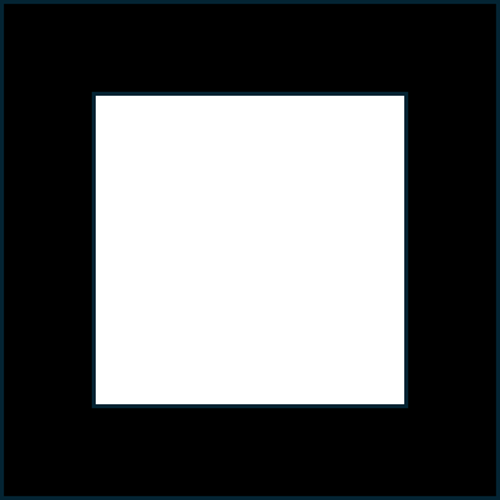
#> input picture Section-1/Picture1.png, 500 x 500 px
$ python 2_cnn.py   (older library calls are emulated)
#> lines starting #> are read from the running program, lines starting #| are printed output that depends on the picture
import cv2
import numpy as np

img = cv2.imread("Picture1.png")
#> img is the input picture: shape (500, 500, 3); mean B, G, R 99.6, 98.9, 97.3

kernel = np.array([[-1, 1]])

kernel2 = np.array([[-1],
                    [1]])

img2 = cv2.filter2D(img, cv2.CV_8U, kernel)
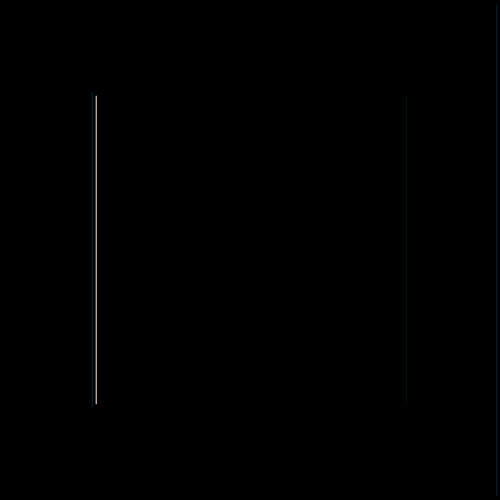
#> img2: shape (500, 500, 3); mean B, G, R 0.5, 0.4, 0.3
img3 = cv2.filter2D(img, cv2.CV_8U, kernel2)
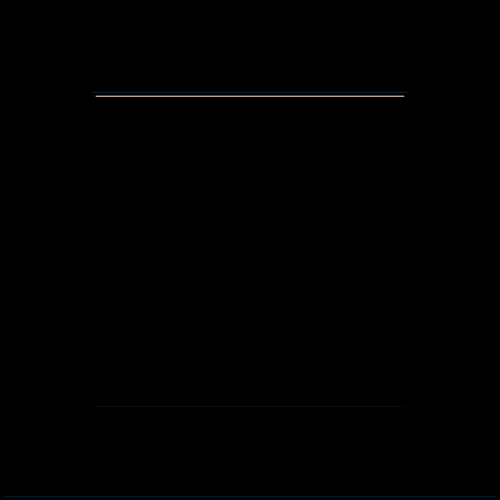
#> img3: shape (500, 500, 3); mean B, G, R 0.5, 0.4, 0.3

cv2.imshow("image", img)
cv2.imshow("image2", img2)
cv2.imshow("image3", img3)

cv2.waitKey(0)

cv2.destroyAllWindows()
